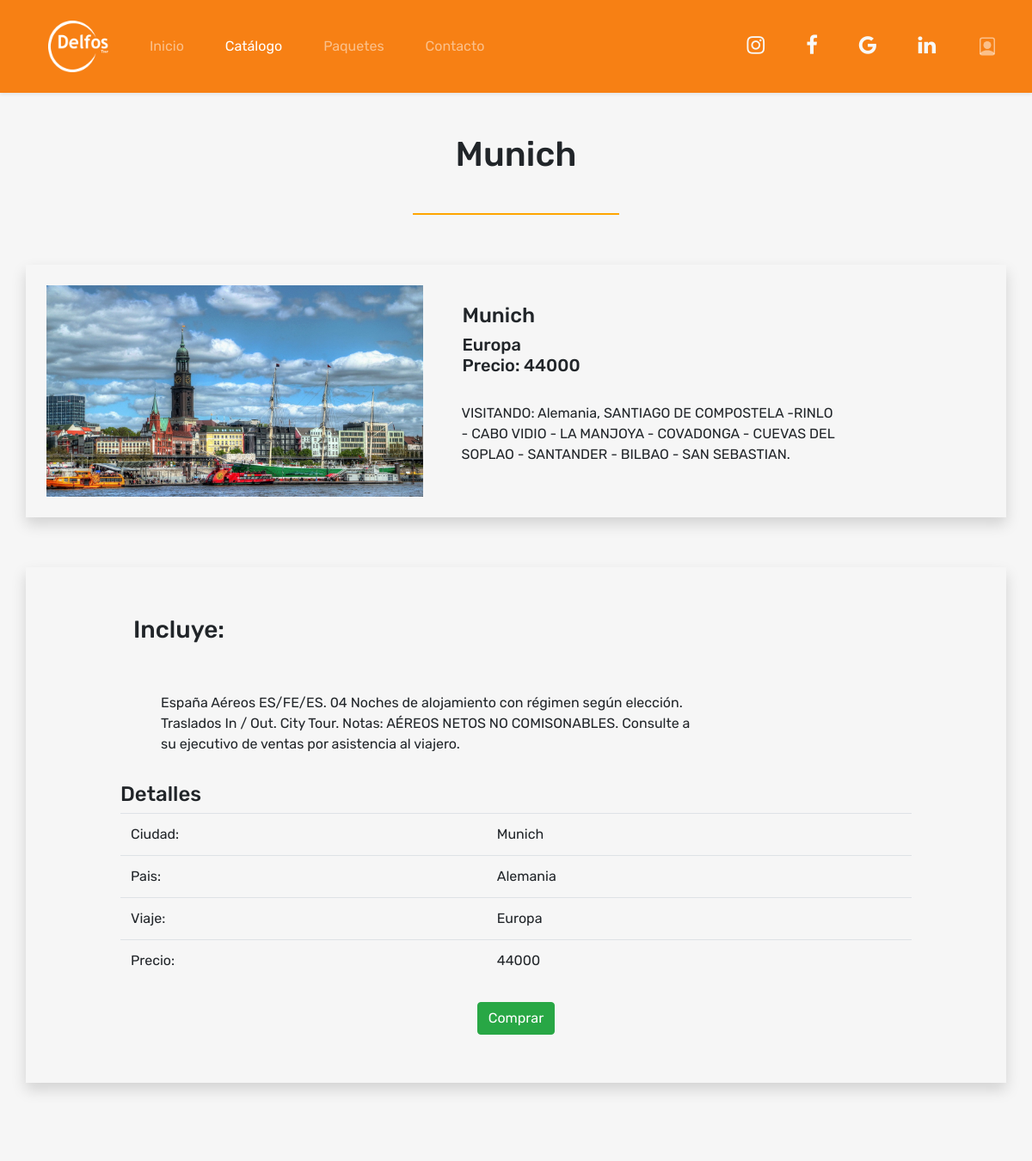
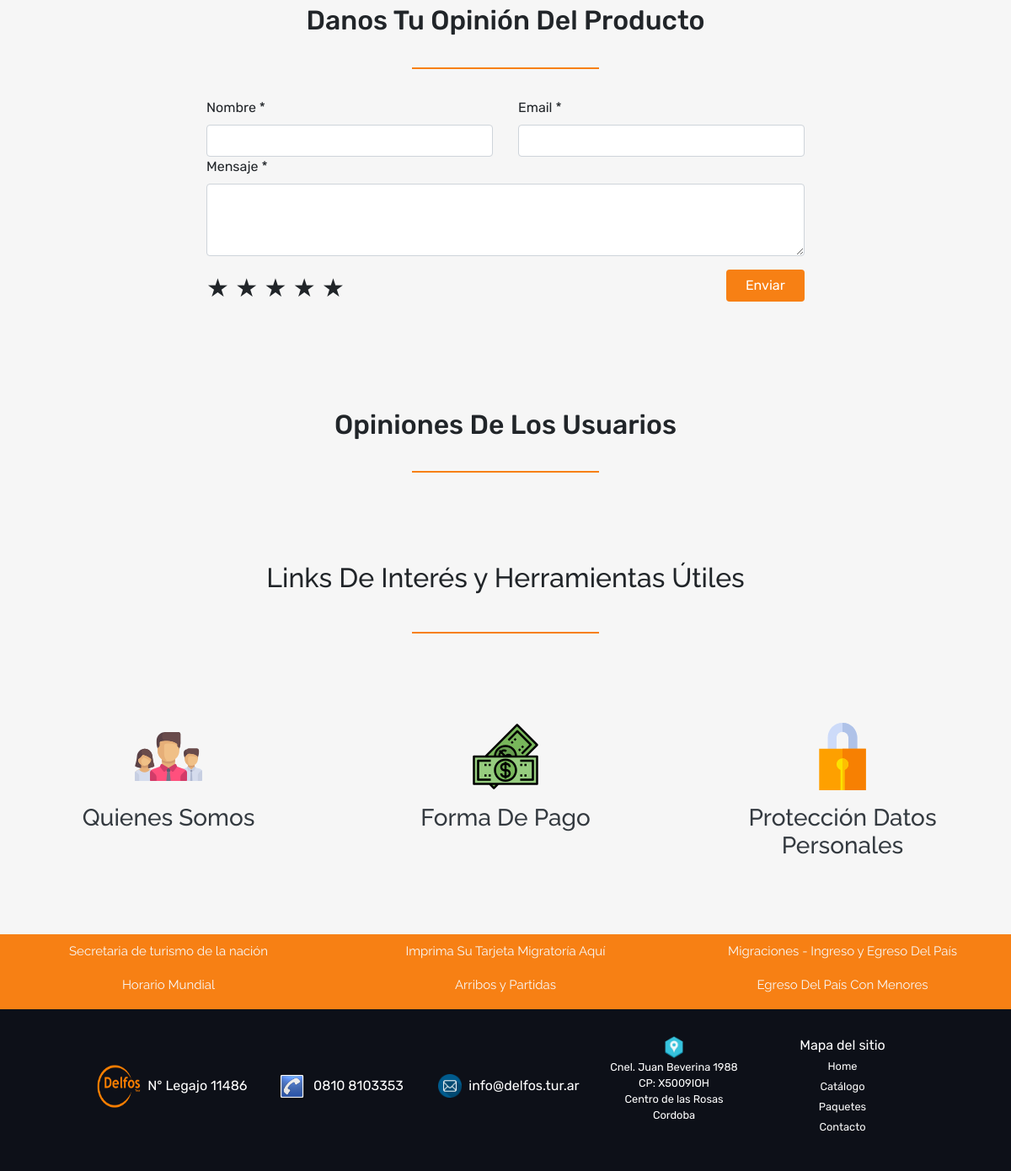
The app's page /product_details.php?id=2 with its own data (2 pictures, top to bottom).
### tables this page shows
CREATE TABLE `ciudades` (
  `idciudad` varchar(3) NOT NULL,
  `nombreciudad` varchar(50) NOT NULL,
  `idpais` varchar(3) NOT NULL
);

CREATE TABLE `productos` (
  `idproducto` int(11) NOT NULL,
  `idciudad` varchar(3) NOT NULL,
  `precio` int(100) NOT NULL,
  `descripcion` varchar(1000) NOT NULL,
  `detalle` varchar(1000) NOT NULL,
  `url` varchar(300) NOT NULL,
  `destacado` tinyint(1) NOT NULL,
  `activo` tinyint(1) NOT NULL
);

CREATE TABLE `continentes` (
  `idcontinente` varchar(2) NOT NULL,
  `nombrecontinente` varchar(10) NOT NULL,
  `activo` tinyint(1) NOT NULL DEFAULT 1
);

CREATE TABLE `paises` (
  `idpais` varchar(3) NOT NULL,
  `nombrepais` varchar(50) NOT NULL,
  `idcontinente` varchar(2) NOT NULL,
  `activo` tinyint(1) NOT NULL DEFAULT 0
);

### product_details.php (the view, shortened to what this page needs)
<!DOCTYPE html>
<html lang="en">
<head>
    <?php require_once "./includes/head.php" ?>
</head>
<body>
    <?php
    $db=DB::conectar();
    $queryProductos = "SELECT pr.idproducto as id,
                                ci.nombreciudad as nombre,
                                pa.nombrepais as pais,
                                co.nombrecontinente as continente,
                                ci.nombreciudad as ciudades,
                                pr.precio as precio,
                                pr.descripcion as descripcion,
                                pr.detalle as descripcion_details,
                                pr.url as url,
                                pr.destacado as destacado
                                FROM productos pr, ciudades ci, paises pa, continentes co
                                WHERE pr.idciudad = ci.idciudad
                                AND ci.idpais = pa.idpais
                                AND pa.idcontinente = co.idcontinente
                                AND pr.activo=1";
    $stmt1 = $db->prepare($queryProductos);
    $stmt1->execute();
    $dataProductos = array();
    while($row=$stmt1->fetch(PDO::FETCH_ASSOC)){
        $dataProductos[] = $row;
    }
    require_once "./includes/encabezado.php";
    $id = (isset($_GET["id"]) ? $_GET['id'] : null);
    ?>
    <div class="container text-center pt-5 pb-4">
        <?php foreach ($dataProductos as $key => $value) {
            if ($key == $id) break;
        }
        echo '<h1>' . $value['nombre'] . '</h1>';
        ?>
    </div>
    <div class="pb-5 text-center">
        <svg width="20%" height="2">
            <rect width="100%" height="100" style="fill:rgb(255,165,0);stroke-width:0;stroke:rgb(0,0,0)" />
        </svg>
    </div>
    <section>
        <div class="container shadow justify-content-around p-4">
            <div class="row justify-content-center align-items-center">
                <div class="col-5">
                    <div class="imagen1">
                        <a href="<?php echo $value['url']; ?>" data-fancybox="gallery" data-caption="Caption for single image">
                            <img height="auto" width="100%" src="<?php echo $value['url']; ?>" alt="imagen de <?php echo $value['nombre']; ?>">
                        </a>
                    </div>
                </div>
                <div class="col-lg-7 incluye py-2">
                    <h4 class="pl-3">
                        <?php echo $value['nombre']; ?> <br>
                    </h4>
                    <h5 class="pl-3">
                        <?php echo $value['continente']; ?> <br>
                        Precio: <?php echo $value['precio']; ?>
                    <?php echo '<p class="col-9 pt-4">' . $value['descripcion'] . '</p>' ?>
                </div>
            </div>
        </div>
    </section>
    <section class="descripcion py-5">
        <div class="container py-5 shadow">
            <div class="row justify-content-center align-items-center" id="home">
                <div class="col-10">
                    <h3 class="pb-3">
                        <div class="col-lg-8 incluye py-2">
                            Incluye:
                        </div>
                    </h3>
                </div>
                <div class="col-10">
                    <ul class="descripcion_detalles">
                        <?php echo '<p class="col-9 pt-4">' . $value['descripcion_details'] . '</p>' ?>
                    </ul>
                </div>
                <div class="col-10 pt-3">
                    <h4>Detalles</h4>
                    <table class="table">
                        <tbody>
                            <?php
                            echo '<tr><td>Ciudad: </td><td>' . $value['nombre'] . '</td></tr>';
                            echo '<tr><td>Pais: </td><td>' . $value['pais'] . '</td></tr>';
                            echo '<tr><td>Viaje: </td><td>' . $value['continente'] . '</td></tr>';
                            echo '<tr><td>Precio: </td><td> ' . $value['precio'] . '</td></tr>';
                            ?>
                        </tbody>
                    </table>
                </div>
            </div>
            <div class="row justify-content-center">
                <div class="col-sm-11 col-md-10 col-lg-10 incluye py-2">
                    <div class="container d-flex justify-content-around">
                        <a href="#" class="btn btn-success">Comprar</a>
                    </div>
                </div>
            </div>
        </div>
    </section>
    <section class="py-5">
        <div class="container">
            <div class="text-center pb-3">
                <h2>Danos Tu Opinión Del Producto</h2>
            </div>
            <div class="pb-4 text-center">
                <svg width="20%" height="2">
                    <rect width="100%" height="100" style="fill:#F78014;stroke-width:0;stroke:rgb(0,0,0)" />
                </svg>
            </div>
            <div class="container">
                <form action="#" method="post">
                    <div class="row justify-content-center">
                        <div class="col-8">
                            <div class="row">
                                <div class="col-sm-12 col-md-6">
                                    <label>Nombre *</label>
                                    <input type="text" name="nombre" required class="form-control">
                                </div>
                                <div class="col-sm-12 col-md-6">
                                    <label for="email">Email *</label>
                                    <input type="email" id="email" name="email" required class="form-control">
                                </div>
                            </div>
                            <div class="row">
                                <div class="col-12 form-group">
                                    <label>Mensaje *</label>
                                    <textarea class="form-control comentario-textarea" name="comentario" required rows="3"></textarea>
                                </div>
                            </div>
                            <div class="row">
                                <div class="col-sm-6 col-md-10">
                                    <div class="form1">
                                        <p class="clasificacion" name="rankeo">
                                            <label for="radio1">★</label>
                                            <label for="radio2">★</label>
                                            <label for="radio3">★</label>
                                            <label for="radio4">★</label>
                                            <label for="radio5">★</label>
                                        </p>
                                    </div>
                                </div>
                                <div class="col-sm-6 col-md-2">
                                    <input class="text-white btn btn-md btn-block text-center newsletter-btn" type="submit" value="Enviar" name="submit">
                                </div>
                            </div>
                        </div>
                    </div>
                </form>
            </div>
        </div>
    </section>
    <section class="py-5">
        <div class="container">
            <div class="text-center pb-3">
                <h2>Opiniones De Los Usuarios</h2>
            </div>
            <div class="pb-4 text-center">
                <svg width="20%" height="2">
                    <rect width="100%" height="100" style="fill:#F78014;stroke-width:0;stroke:rgb(0,0,0)" />
                </svg>
            </div>
        </div>
    </section>
    <?php
    require_once "./includes/linkinteresesyherramientas.php";
    require_once "./includes/footer.php";
    ?>
</body>
</html>

### css/style.css (style rules this page uses)
* { margin: 0; padding: 0; box-sizing: border-box; }
body { font-family: "Rubik", sans-serif !important; background-color: #f6f6f6 !important; }
.newsletter-btn { background-color: #f78014 !important; }
.imagen1, .imagen2, .imagen3 { cursor: pointer; transition: 0.3s ease; }
.descripcion { margin-top: 10px; }
.descripcion .row { border-width: 5px; }
.descripcion_detalles { margin-left: 2em; }
.clasificacion { direction: rtl; unicode-bidi: bidi-override; font-size: 30px; }
.comentario-textarea { height: 10em; }

### records on screen
ciudades: nombreciudad "Munich"
productos: url (picture), precio "44000", descripcion "VISITANDO: Alemania, SANTIAGO DE COMPOSTELA -RINLO - CABO VIDIO - LA MANJOYA - COVADONGA - CUEVAS DEL SOPLAO - SANTANDER - BILBAO - SAN SEBASTIAN.", detalle "España Aéreos ES/FE/ES. 04 Noches de alojamiento con régimen según elección. Traslados In / Out. City Tour. Notas: AÉREOS NETOS NO COMISONABLES. Consulte a su ejecutivo de ventas por asistencia al viajero."
continentes: nombrecontinente "Europa"
paises: nombrepais "Alemania"
